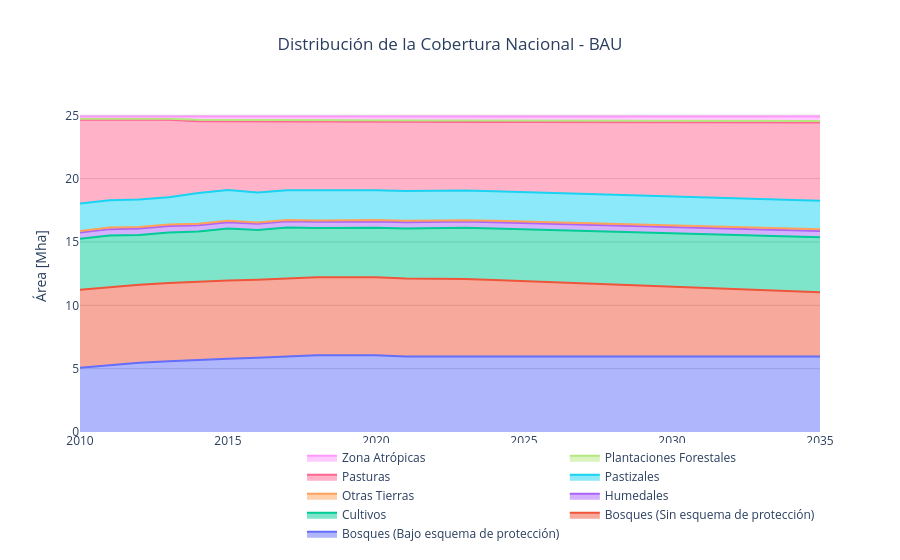
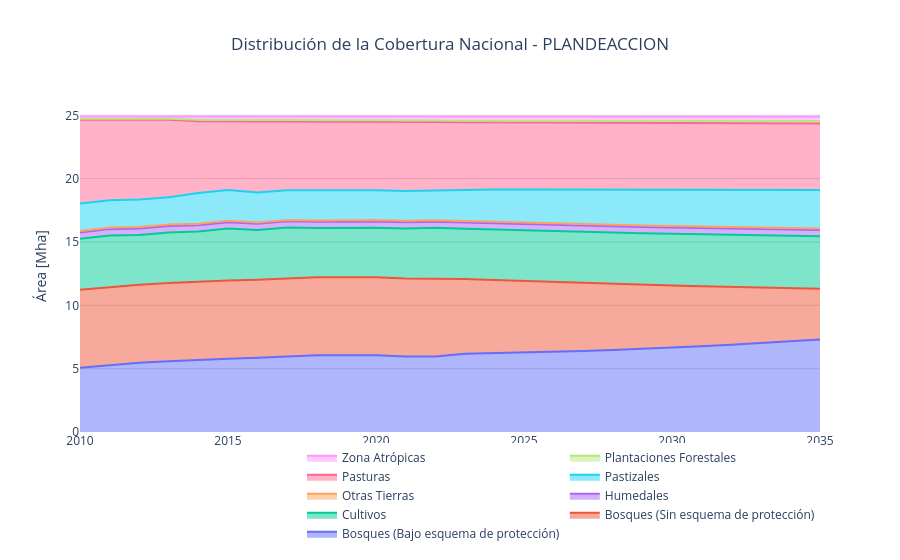
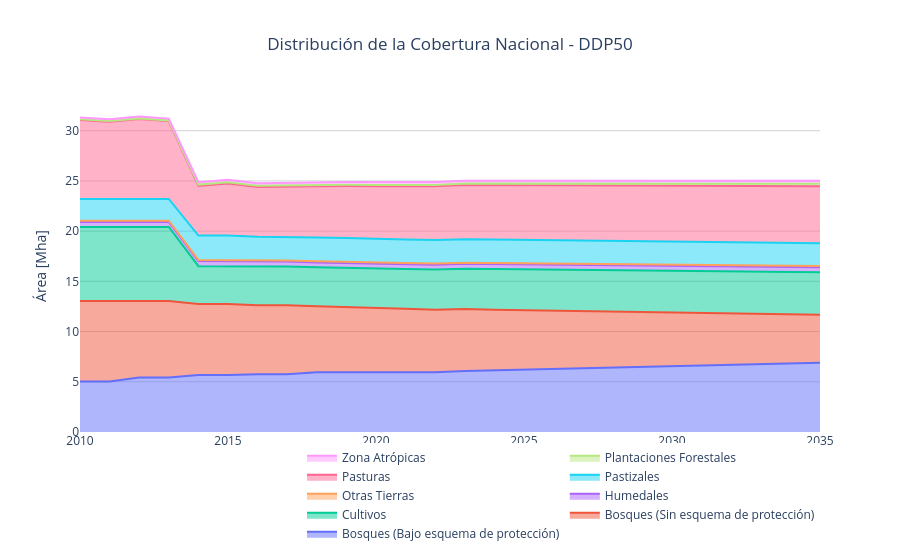

These figures' notebook cell, in order:
### Code cell
draw_model_prod_coverage(df, current_coverage_techs)
